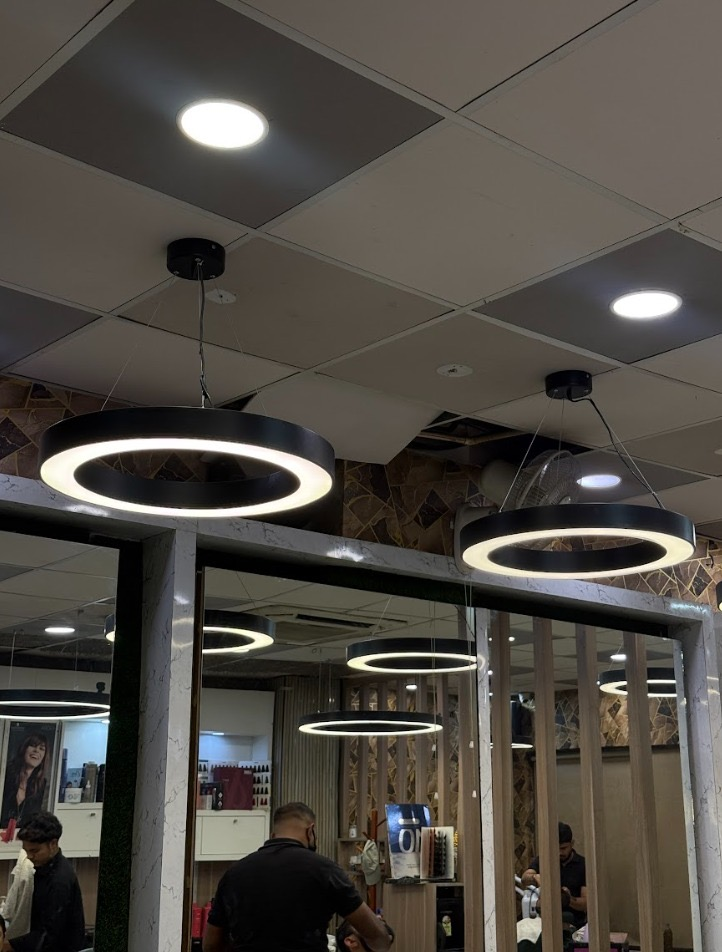
#> input picture adniv-crush-reel/assets/photo_donut_sizes.jpg, 722 x 952 px
$ python -i reel.py   (imports and definitions only)
#> lines starting #> are read from the running program, lines starting #| are printed output that depends on the picture
"""Adniv x CRUSH Salon reel - Style C 'Light-On Kinetic' full renderer.

usage:  python reel.py stills [scene_idx ...]   -> QA stills (overlay + light-overlap check)
        python reel.py scenes                   -> render all scene files in parallel (4 procs)
        python reel.py assemble                 -> transitions + logo + end card -> MP4
"""
import os, sys, json, subprocess, time, math
import numpy as np
from PIL import Image, ImageDraw, ImageFilter

S_DIR = "/tmp/claude-0/-home-user-The100xers/3dc716bb-8387-5a31-912b-63c195d92910/scratchpad"
sys.path.insert(0, S_DIR)
from overlay import (F, text_img, with_depth, chip, rounded, prog, out_cubic, out_back, out_quint,
                     in_out, clamp, logo, NAVY, ORANGE, WHITE, W, H)
import grade as G

CL, ST, WORK = S_DIR + "/clips", S_DIR + "/stabs", S_DIR + "/work"
# [1 line not run here, left out]
FPS, XT = 30, 9          # fps, transition frames (0.3 s)
SW, SH = 1242, 2208      # decode size (9:16, 1.15x of output so push-ins stay sharp)
X0 = 72                  # text margin (safe area starts at 64)
X0P = 96                 # text margin inside a navy plate (plate starts at x=64)
GAP_WORD, ROW_GAP = 30, 10
SH_TEXT = dict(soft=(0, 16, 26, 0.55), tight=(0, 3, 3, 0.35))
SH_ITEM = dict(soft=(0, 6, 14, 0.45), tight=(0, 2, 2, 0.35))
SH_SPEC = dict(soft=(0, 6, 16, 0.55), tight=(0, 2, 3, 0.45))

# ----------------------------------------------------------------------------------------------
# SCENES  (dur = own on-screen seconds; scene is rendered dur+0.3 s so the transition can overlap)
# look: dark  = white face / navy extrusion      plate = navy plate, white face / orange extrusion
#       light = navy face / white extrusion
# ----------------------------------------------------------------------------------------------
SC = [
    dict(id="s01_hook", clip="IMG_4905", ss=0.0, dur=2.7, z=(1.00, 1.05), look="plate", delay=0.05,
         lines=["CRUSH"], S=168, maxw=640, caps_top=1196,
         rows=[["~SALON, GURGAON"], ["Lighting by Adniv"]], tr="whip_l"),
    dict(id="s02_sign", clip="IMG_4902", ss=0.9, dur=1.9, z=(1.00, 1.00), look="dark", stab=True,
         lines=["First", "impressions,", "backlit."], S=90, maxw=540, caps_top=1215, rows=[], tr="flash"),
    dict(id="s03_donut", clip="IMG_4903", ss=0.2, dur=3.4, z=(1.00, 1.05), look="dark", stab=True,
         lines=["DONUT"], S=146, maxw=860, caps_top=1156,
         rows=[["#01", "~PENDANT  ·  800 mm  ·  BLACK FINISH"], ["60 W", "4000K Natural White"],
               ["50 × 70 mm", "Canopy + 1.5 m suspension kit"]],
         anchor=dict(kind="bottom", box=(100, 900, 900, 1200)), elbow_off=-28, tr="iris"),
    dict(id="s04_donut_panel", clip="IMG_4901", ss=0.1, dur=3.6, z=(1.00, 1.04), look="dark", stab=True, slow=1.3,
         phases=[
             dict(start=0.0, lines=["DONUT"], S=130, maxw=860, caps_top=1290,
                  rows=[["~ROUND DONUT  ·  CUSTOM-MADE"]]),
             dict(start=1.75, lines=["Concealed", "Round Panel"], S=76, maxw=860, caps_top=1275,
                  rows=[["#02", "15 W", "4000K Natural White"]],
                  anchor=dict(kind="left", box=(250, 1135, 700, 1340)), elbow_off=None),
         ], tr="slide_u"),
    dict(id="s05_donut_sizes", photo=S_DIR + "/assets/photo_donut_sizes.jpg", photo_crop=(0, 185, 722, 722),
         card=(64, 380, 952, 708), focus=(0.35, 0.55), dur=3.6, z=(1.00, 1.10), look="navybg",
         lines=["50 × 70 mm", "Donut Ring"], S=84, maxw=860, caps_top=1118,
         rows=[["450", "500", "600", "800", "900", "1000", "mm & more"],
               ["~~COLOURS", "3000K WW", "4000K NW", "6500K CW"],
               ["~~YOU CAN ALSO GET THE SIZE CUSTOMISED"]],
         nodots=True, tr="leak"),
    dict(id="s06_dome", clip="IMG_4896", ss=0.2, dur=3.0, z=(1.00, 1.05), look="dark",
         lines=["DOME"], S=146, maxw=860, caps_top=1156,
         rows=[["#03", "~DOME HANGING LIGHT  ·  DECORATIVE"], ["3000K Warm White", "Black finish"],
               ["Canopy + 1.5 m black wire"]], tr="slide_d"),
    dict(id="s07_strip", clip="IMG_4890", ss=0.1, dur=5.2, z=(1.00, 1.10), look="plate", slow=1.85, row_dt=0.13,
         phases=[
             dict(start=0.0, lines=["Strip Light"], S=118, maxw=780, caps_top=1150,
                  rows=[["#04", "~10 × 10 mm ALUMINIUM PROFILE"],
                        ["240 LED · 24 V", "3000K Warm White"],
                        ["With power supply"]]),
             dict(start=2.3, lines=[], S=100, maxw=780, caps_top=1124,
                  rows=[["~~PROFILE SIZES AVAILABLE  ·  3.6 m LENGTH"],
                        ["10 × 10", "12 × 12", "16 × 16", "25 × 25", "mm & more"],
                        ["~~STRIP AVAILABLE  ·  5 m ROLL"],
                        ["120 LED · 12 V", "240 LED · 24 V", "With power supply"],
                        ["~~STRIP COLOURS AVAILABLE"],
                        ["3000K", "4000K", "6500K", "Tri-colour (3-in-1)"]]),
         ], nodots=True, tr="whip_r"),
    dict(id="s08_chairs", clip="IMG_4891", ss=0.3, dur=2.5, z=(1.00, 1.05), look="plate",
         lines=["Softer light.", "Longer stays."], S=100, maxw=820, caps_top=1226, rows=[], tr="whip_l"),
    dict(id="s09_shelf", clip="IMG_4895", ss=0.2, dur=2.5, z=(1.00, 1.05), look="plate",
         lines=["Light that", "moves product."], S=96, maxw=760, caps_top=1290, rows=[], tr="flash"),
]
END_FRAMES = 135  # 4.5 s


def n_own(sc): return round(sc["dur"] * FPS)


# ----------------------------------------------------------------------------------------------
# kinetic type
# ----------------------------------------------------------------------------------------------
_LET = {}


def line_x(fnt, line, i, S):
    """x of glyph i: kerning-aware advance, slightly tightened, with proper word gaps."""
    return fnt.getlength(line[:i]) - i * 0.016 * S + 0.12 * S * line[:i].count(" ")


def line_w(fnt, line, S):
    return line_x(fnt, line, len(line), S) - 0.016 * S


# [19 lines left out: function make_letter, not called in this run]


def mix(a, b, t): return tuple(int(round(a[i] * (1 - t) + b[i] * t)) for i in range(3))


LOOKS = dict(
    dark=dict(face=WHITE, ext=NAVY, lo=0.55, off=(95, 100, 125), chip="white", ink=WHITE),
    plate=dict(face=WHITE, ext=ORANGE, lo=0.62, off=(150, 150, 170), chip="white", ink=WHITE),
    light=dict(face=NAVY, ext=WHITE, lo=0.70, off=(120, 125, 165), chip="navy", ink=NAVY),
    navybg=dict(face=WHITE, ext=ORANGE, lo=0.62, off=(150, 150, 170), chip="white", ink=WHITE),
    end=dict(face=NAVY, ext=ORANGE, lo=0.72, off=(150, 155, 190), chip="navy", ink=NAVY),
)


# [258 lines left out: functions _chip_img, build_layout, blit, mask_rise, draw_leader, draw_overlay and 3 more, not called in this run]


LOGO_BOX = (736, 244, 1016, 360)


# ----------------------------------------------------------------------------------------------
# photo scene: framed card on brand navy, push-in + light-on glow
# ----------------------------------------------------------------------------------------------
_PH = {}


# [32 lines left out: function photo_frame, not called in this run]


def render_scene(i, keep=None, out=None):
    """Render scene i. keep=None -> write full scene file; keep=set(k) -> return {k: (rgb_with_overlay, overlay, base)}."""
    sc = SC[i]
    phases = sc.get("phases")
    if phases:
        lays = [build_layout(dict(sc, **ph)) for ph in phases]
        if "plate" in lays[0]:
            rects = [l["plate"] for l in lays]                # one shared plate that fits every phase
            ux0, uy0 = min(r[0] for r in rects), min(r[1] for r in rects)
            ux1, uy1 = max(r[0] + r[2] for r in rects), max(r[1] + r[3] for r in rects)
            assert uy1 <= 1500 and (ux1 <= 940 or uy1 < 1000), (ux1, uy1)
            for l in lays:
                l["plate"] = (ux0, uy0, ux1 - ux0, uy1 - uy0)
        lay = lays[0]
        print(sc["id"], "phases bottoms", [round(l["bottom"]) for l in lays], flush=True)
    else:
        lay = build_layout(sc)
    N = n_own(sc) + XT
    delay = sc.get("delay", 0.2)
    res, bbox, lums = {}, {}, []
    mm = None
    if keep is None:
        mm = np.lib.format.open_memmap(f"{WORK}/{sc['id']}.npy", mode="w+", dtype=np.uint8, shape=(N, H, W, 3))
    anc = None
    gen = (None for _ in range(N)) if "photo" in sc else decode(sc, N)
    for k, arr in enumerate(gen):
        if keep is not None and k not in keep:
            continue
        if "photo" in sc:
            fr = photo_frame(sc, k)
        else:
            z = sc["z"][0] + (sc["z"][1] - sc["z"][0]) * (k / (n_own(sc) - 1))
            fr = prep(arr, z, sc["clip"])
        t = k / FPS - delay
        scx = sc
        if phases:
            _pi = max([j for j, ph_ in enumerate(phases) if ph_["start"] <= t] or [0])
            scx = dict(sc, **phases[_pi])
        if "anchor" in scx:
            a = detect_anchor(fr, scx["anchor"])
            if a is not None:
                anc = a if anc is None else (anc[0] * .6 + a[0] * .4, anc[1] * .6 + a[1] * .4)
        amul = 1.0 if k < n_own(sc) else 1 - (k - n_own(sc) + 1) / (XT + 1)
        t = k / FPS - delay
        if phases:
            pi = max([j for j, ph in enumerate(phases) if ph["start"] <= t] or [0])
            ph = phases[pi]
            nxt = phases[pi + 1]["start"] if pi + 1 < len(phases) else None
            cm = 1 - prog(t, nxt - 0.2, 0.2) if nxt else 1.0
            if pi == 0:
                ov = draw_overlay(dict(sc, **ph), lays[0], t, anc, amul, cmul=cm)
            else:
                ov = draw_overlay(dict(sc, **ph), lays[pi], t - ph["start"], anc, amul, cmul=cm, tplate=t)
        else:
            ov = draw_overlay(sc, lay, t, anc, amul)
        base = Image.fromarray(fr).convert("RGBA")
        base.alpha_composite(ov)
        rgb = np.asarray(base.convert("RGB"))
        bb = ov.split()[3].point(lambda v: 255 if v > 128 else 0).getbbox()
        bbox[k] = bb
        if 8 <= k < n_own(sc) and k % 5 == 0:
            lums.append(float(fr[LOGO_BOX[1]:LOGO_BOX[3], LOGO_BOX[0]:LOGO_BOX[2]].astype(np.float32).mean()))
        if keep is None:
            mm[k] = rgb
        else:
            res[k] = (rgb, ov, fr)
    if mm is not None:
        mm.flush()
        meta = dict(id=sc["id"], n=N, bbox=bbox, logo_lum=float(np.mean(lums)) if lums else 0.0,
                    layout=dict(bottom=lay["bottom"], S=lay["S"]))
        json.dump(meta, open(f"{WORK}/{sc['id']}.json", "w"))
        return meta
    return res


# [39 lines left out: functions overlap_report, _worker, stills, not called in this run]


# ----------------------------------------------------------------------------------------------
# end card (white = "lights on"), original Adniv logo, same type system
# ----------------------------------------------------------------------------------------------
SC_END = dict(id="end", look="end", lines=["Want your", "salon lit", "like this?"], S=150, maxw=860,
              caps_top=585, rows=[])
SH_END = dict(soft=(0, 10, 18, 0.22), tight=(0, 2, 2, 0.18))
PHONES = ["99108 13339", "93190 74766"]
_END = {}


# [64 lines left out: functions end_assets, draw_end, render_end, not called in this run]


# ----------------------------------------------------------------------------------------------
# transitions
# ----------------------------------------------------------------------------------------------
_dist = {}


# [28 lines left out: functions dist_map, tr_slide, tr_flash, not called in this run]


IRIS_C = (488, 815)


# [29 lines left out: functions tr_iris, tr_leak, transition, not called in this run]


# ----------------------------------------------------------------------------------------------
# logo overlay (top-right, y=244, every scene except the end card)
# ----------------------------------------------------------------------------------------------
_LG = {}


# [86 lines left out: functions logo_layer, add_logo, assemble, _worker, not called in this run]


# [14 lines not run here, left out]

>>> import cv2
>>> picture = cv2.imread('../assets/photo_donut_sizes.jpg', cv2.IMREAD_GRAYSCALE)
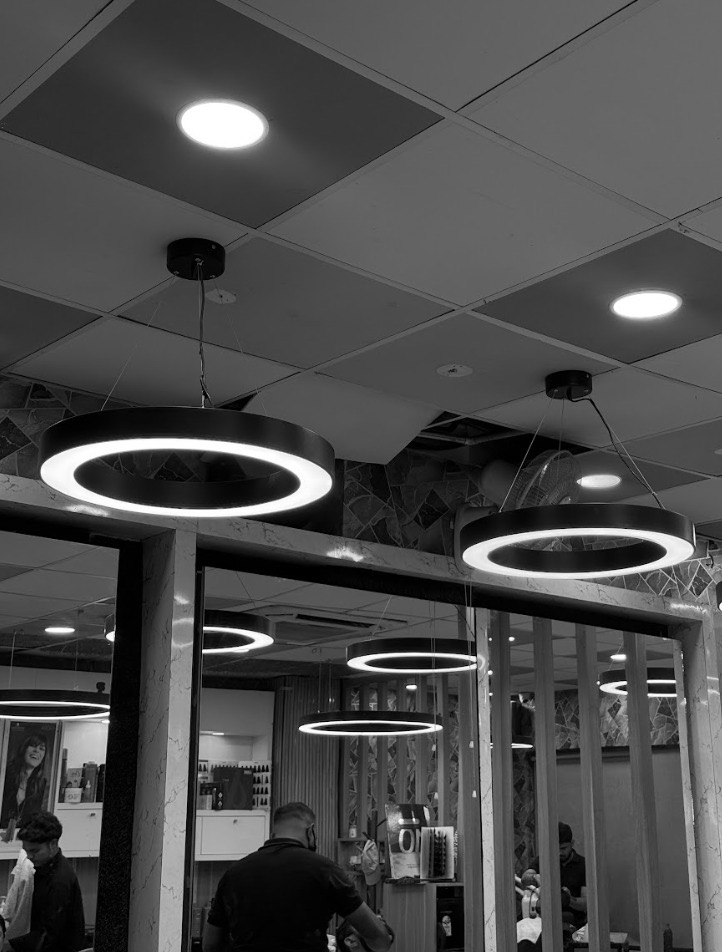
#> picture: shape (952, 722); min 0, max 255, mean 74.8
#> (the run stopped early here; a loop or call above may not have finished)

$ run again, on adniv-crush-reel/review/grade/ba_IMG_4890.jpg
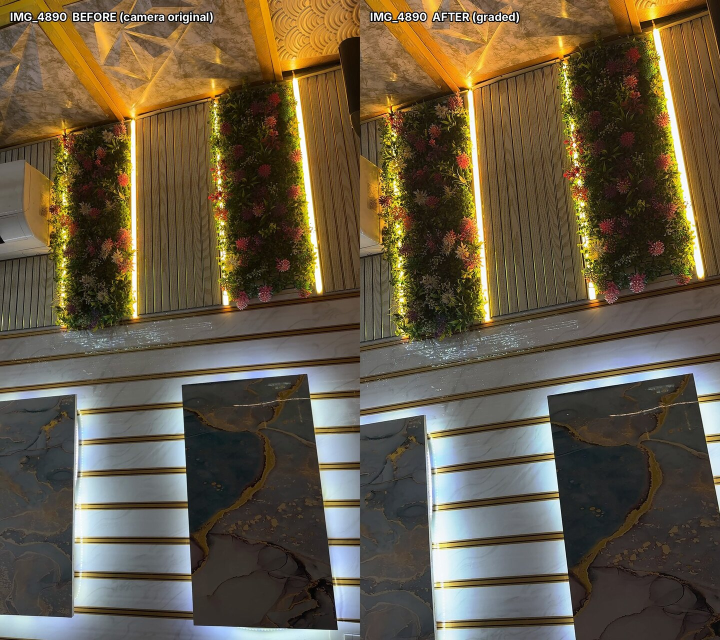
#> input picture adniv-crush-reel/review/grade/ba_IMG_4890.jpg, 1440 x 1280 px (shown at 1/2 size)
#> `picture = cv2.imread('../assets/photo_donut_sizes.jpg', cv2.IMREAD_GRA..`:
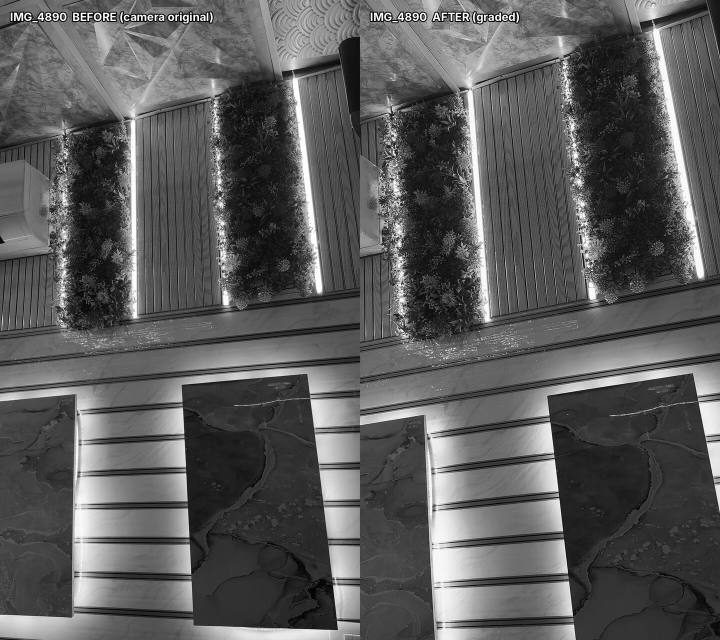
#> picture: shape (1280, 1440) (shown at 1/2 size); min 0, max 255, mean 90.8

$ run again, on adniv-crush-reel/review/grade/ba_IMG_4891.jpg
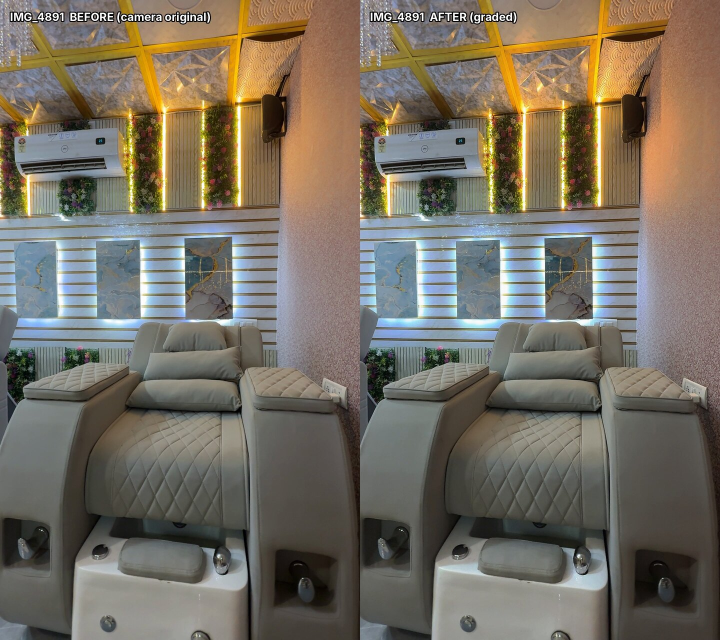
#> input picture adniv-crush-reel/review/grade/ba_IMG_4891.jpg, 1440 x 1280 px (shown at 1/2 size)
#> `picture = cv2.imread('../assets/photo_donut_sizes.jpg', cv2.IMREAD_GRA..`:
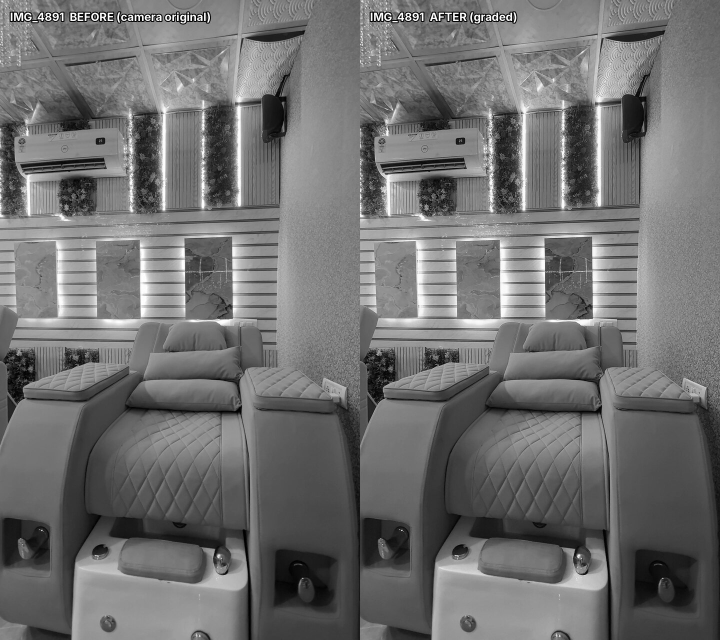
#> picture: shape (1280, 1440) (shown at 1/2 size); min 0, max 255, mean 111.9
